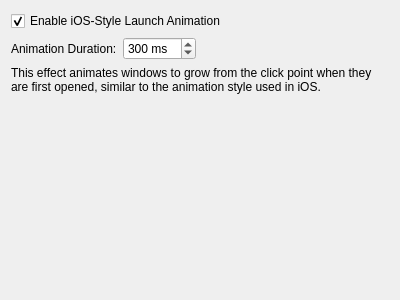
<?xml version="1.0" encoding="UTF-8"?>
<ui version="4.0">
 <class>IOSLaunchEffectConfig</class>
 <widget class="QWidget" name="IOSLaunchEffectConfig">
  <property name="geometry">
   <rect>
    <x>0</x>
    <y>0</y>
    <width>400</width>
    <height>300</height>
   </rect>
  </property>
  <layout class="QVBoxLayout" name="verticalLayout">
   <item>
    <widget class="QCheckBox" name="enabledCheckBox">
     <property name="text">
      <string>Enable iOS-Style Launch Animation</string>
     </property>
     <property name="checked">
      <bool>true</bool>
     </property>
     <property name="kcfg_name">
      <cstring>Enabled</cstring>
     </property>
    </widget>
   </item>
   <item>
    <layout class="QHBoxLayout" name="horizontalLayout">
     <item>
      <widget class="QLabel" name="label">
       <property name="text">
        <string>Animation Duration:</string>
       </property>
      </widget>
     </item>
     <item>
      <widget class="QSpinBox" name="durationSpinBox">
       <property name="suffix">
        <string> ms</string>
       </property>
       <property name="minimum">
        <number>100</number>
       </property>
       <property name="maximum">
        <number>2000</number>
       </property>
       <property name="singleStep">
        <number>50</number>
       </property>
       <property name="value">
        <number>300</number>
       </property>
       <property name="kcfg_name">
        <cstring>Duration</cstring>
       </property>
      </widget>
     </item>
     <item>
      <spacer name="horizontalSpacer">
       <property name="orientation">
        <enum>Qt::Horizontal</enum>
       </property>
       <property name="sizeHint" stdset="0">
        <size>
         <width>40</width>
         <height>20</height>
        </size>
       </property>
      </spacer>
     </item>
    </layout>
   </item>
   <item>
    <widget class="QLabel" name="label_2">
     <property name="text">
      <string>This effect animates windows to grow from the click point when they are first opened, similar to the animation style used in iOS.</string>
     </property>
     <property name="wordWrap">
      <bool>true</bool>
     </property>
    </widget>
   </item>
   <item>
    <spacer name="verticalSpacer">
     <property name="orientation">
      <enum>Qt::Vertical</enum>
     </property>
     <property name="sizeHint" stdset="0">
      <size>
       <width>20</width>
       <height>40</height>
      </size>
     </property>
    </spacer>
   </item>
  </layout>
 </widget>
 <resources/>
 <connections/>
</ui>
